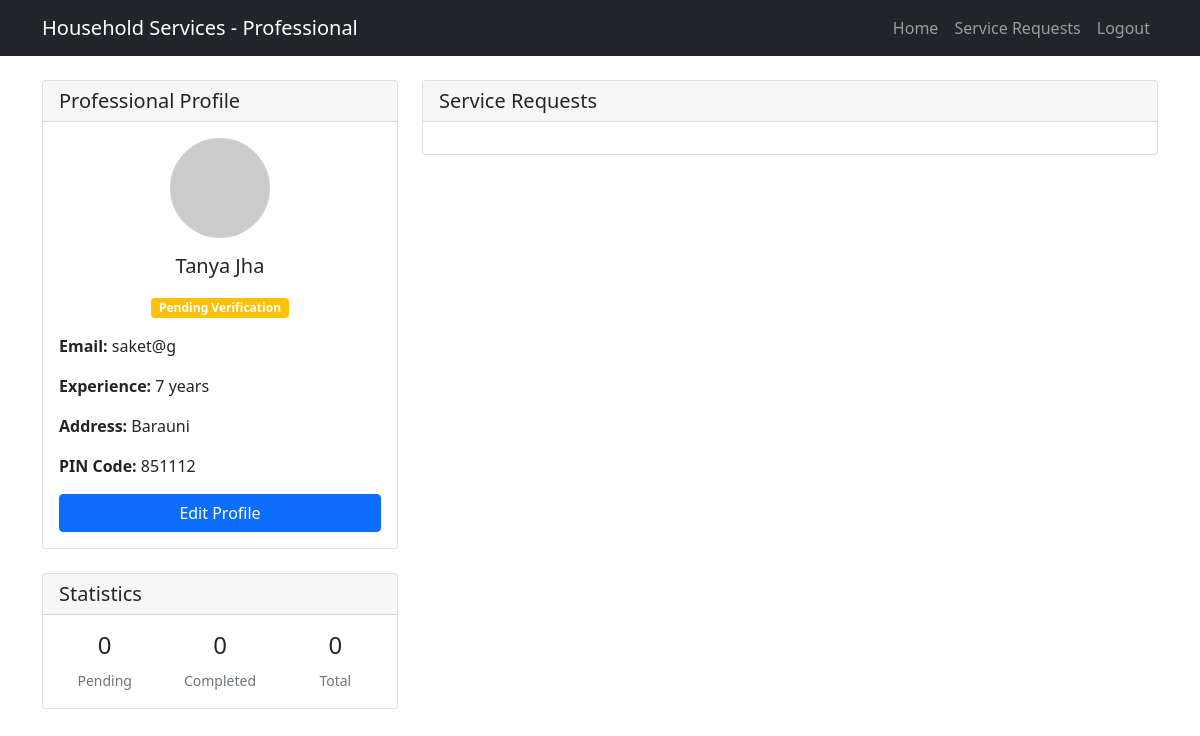
Page /professional-dashboard (signed in) on the committed database.
### models.py (models this page shows)
class ProfessionalDetails(db.Model):
    id = db.Column(db.Integer, primary_key=True)
    user_id = db.Column(db.Integer, db.ForeignKey('user.id'), nullable=False)
    email = db.Column(db.String(120), unique=True, nullable=False)
    fullname = db.Column(db.String(100), nullable=False)
    service_id = db.Column(db.Integer, db.ForeignKey('base_service.id'), nullable=False)
    experience_years = db.Column(db.Integer, nullable=False)
    document_path = db.Column(db.String(200), nullable=False)
    address = db.Column(db.Text, nullable=False)
    pin_code = db.Column(db.String(10), nullable=False)
    status = db.Column(db.String(20), nullable=False, default='pending')
    user = db.relationship('User', backref=db.backref('professional_details', lazy=True))
    service = db.relationship('BaseService', backref=db.backref('professionals', lazy=True))

### app.py (the view)
@app.route("/professional-dashboard")
def professional_dashboard():
    if "user_id" not in session or session["role"] != "professional":
        flash("Please login as a professional to access this page.", "danger")
        return redirect(url_for("login"))
    user_id = session["user_id"]
    professional = ProfessionalDetails.query.filter_by(user_id=user_id).first()
    service_requests = []  # You'll need to implement this based on your booking model
    stats = {
        "pending": 0,
        "completed": 0,
        "total": 0
    }
    return render_template("professional_dashboard.html",
                         professional=professional,
                         service_requests=service_requests,
                         stats=stats)

### templates/professional_dashboard.html (shortened to what this page needs)
<!DOCTYPE html>
<html lang="en">
<head>
    <link href="https://cdn.jsdelivr.net/npm/bootstrap@5.1.3/dist/css/bootstrap.min.css" rel="stylesheet">
</head>
<body>
    <nav class="navbar navbar-expand-lg navbar-dark bg-dark">
        <div class="container">
            <a class="navbar-brand" href="#">Household Services - Professional</a>
            <div class="navbar-nav ms-auto">
                <a class="nav-link" href="{{ url_for('home') }}">Home</a>
                <a class="nav-link" href="#requests">Service Requests</a>
                <a class="nav-link" href="{{ url_for('logout') }}">Logout</a>
            </div>
        </div>
    </nav>
    <div class="container mt-4">
        <div class="row">
            <div class="col-md-4">
                <div class="card mb-4">
                    <div class="card-header">
                        <h5 class="card-title mb-0">Professional Profile</h5>
                    </div>
                    <div class="card-body">
                        <div class="text-center mb-3">
                            <img src="https://via.placeholder.com/100" class="rounded-circle" alt="Profile Picture">
                            <h5 class="mt-3">{{ professional.fullname }}</h5>
                            {% if professional.status == 'verified' %}
                                <span class="badge bg-success">Verified</span>
                            {% elif professional.status == 'rejected' %}
                                <span class="badge bg-danger">Rejected</span>
                            {% else %}
                                <span class="badge bg-warning">Pending Verification</span>
                            {% endif %}
                        </div>
                        <div class="mb-3">
                            <strong>Email:</strong> {{ professional.email }}
                        </div>
                        <div class="mb-3">
                            <strong>Experience:</strong> {{ professional.experience_years }} years
                        </div>
                        <div class="mb-3">
                            <strong>Address:</strong> {{ professional.address }}
                        </div>
                        <div class="mb-3">
                            <strong>PIN Code:</strong> {{ professional.pin_code }}
                        </div>
                        <button class="btn btn-primary w-100" data-bs-toggle="modal" data-bs-target="#editProfileModal">
                            Edit Profile
                        </button>
                    </div>
                </div>
                <div class="card">
                    <div class="card-header">
                        <h5 class="card-title mb-0">Statistics</h5>
                    </div>
                    <div class="card-body">
                        <div class="row text-center">
                            <div class="col-4">
                                <h4>{{ stats.pending }}</h4>
                                <small class="text-muted">Pending</small>
                            </div>
                            <div class="col-4">
                                <h4>{{ stats.completed }}</h4>
                                <small class="text-muted">Completed</small>
                            </div>
                            <div class="col-4">
                                <h4>{{ stats.total }}</h4>
                                <small class="text-muted">Total</small>
                            </div>
                        </div>
                    </div>
                </div>
            </div>
            <div class="col-md-8">
                <div class="card">
                    <div class="card-header">
                        <h5 class="card-title mb-0">Service Requests</h5>
                    </div>
                    <div class="card-body">
                    </div>
                </div>
            </div>
        </div>
    </div>
</body>
</html>

### rows in the picture
ProfessionalDetails: fullname "Tanya Jha", email "saket@g", experience_years "7", address "Barauni", pin_code "851112"

### other values in the picture
{{ stats.pending }} "0"
{{ stats.completed }} "0"
{{ stats.total }} "0"
